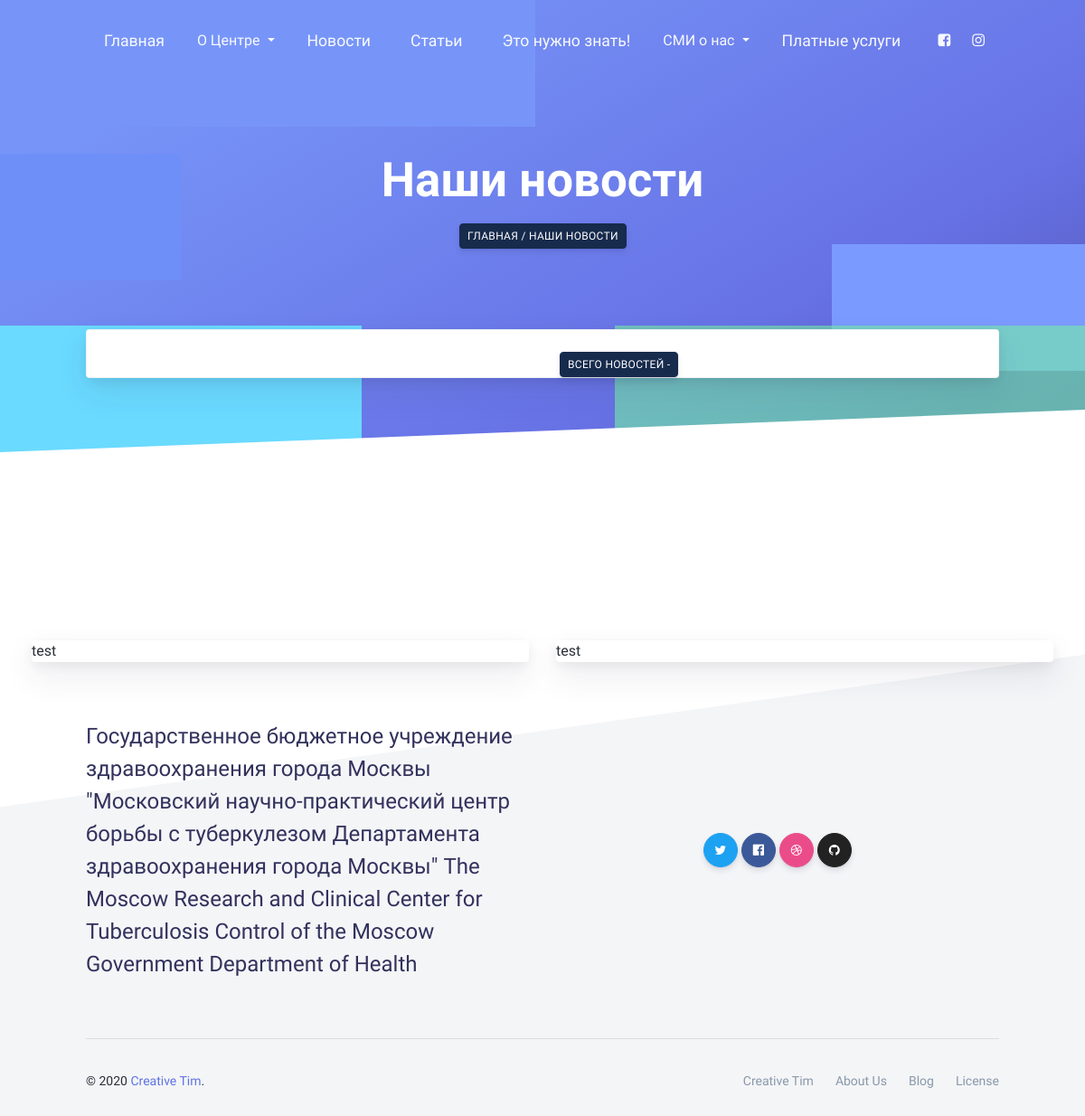
The page /news/ on the database as committed earlier.
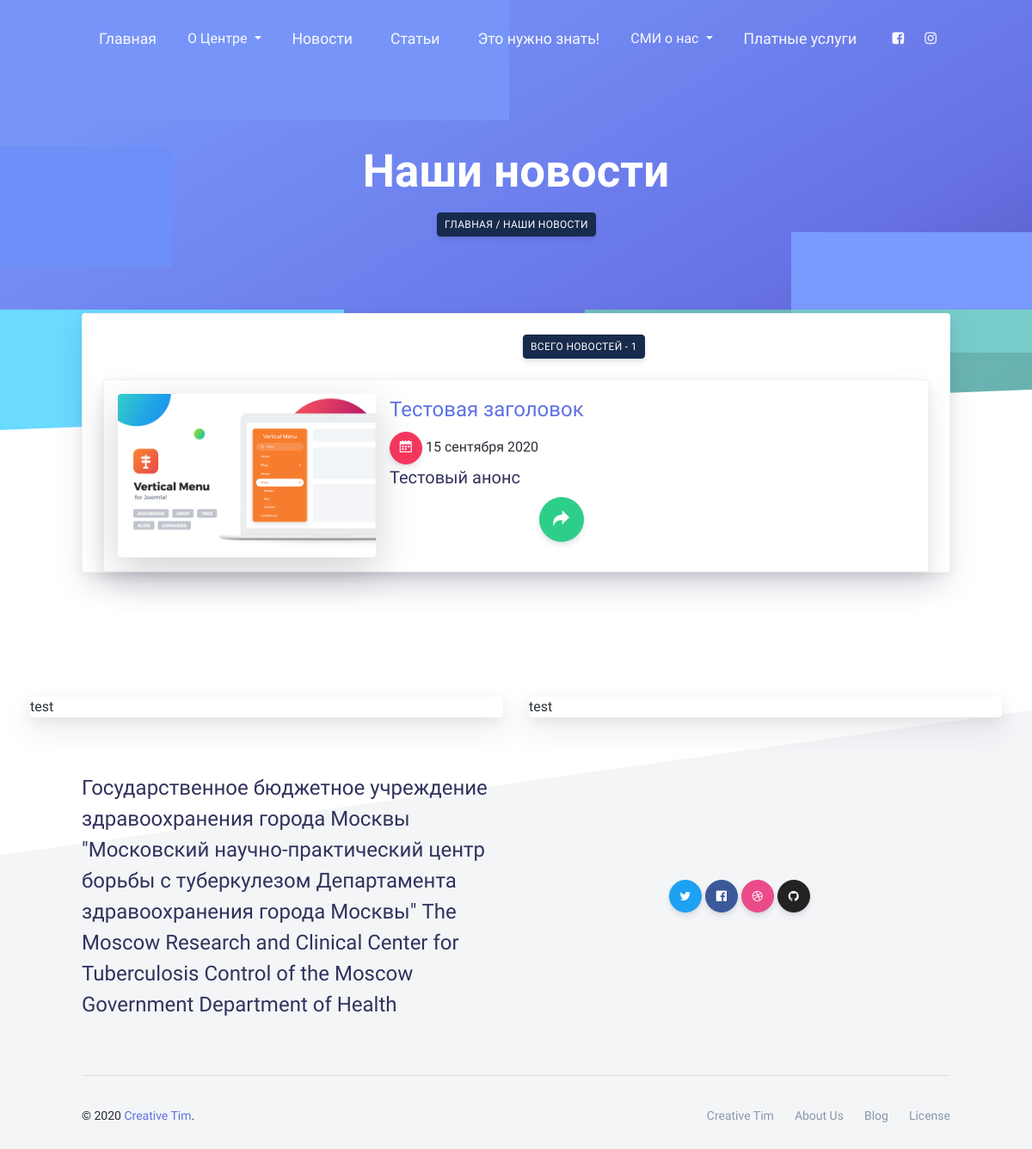
The same page on the database as committed later.
### news/models.py (models this page shows, shortened)
class GalleryNews(models.Model):
    image = models.ImageField(upload_to='photos/%Y/%m/%d/', verbose_name='Фото', blank=True)
    product = models.ForeignKey(News, on_delete=models.CASCADE, related_name='images')
    in_the_title = models.BooleanField(default=False, verbose_name='Заголовок')

class News(models.Model):
    title = models.CharField(max_length=150, verbose_name='Наименование')
    anons = models.TextField(blank=True, verbose_name='Анонс')
    content = models.TextField(blank=True, verbose_name='Контент')
    created_at = models.DateTimeField(auto_now_add=True, verbose_name='Дата публикации')
    is_published = models.BooleanField(default=True, verbose_name='Опубликовать')
    class Meta:
        verbose_name = 'Новость'
        verbose_name_plural = 'Новости'
        ordering = ['-created_at']

### news/views.py (the view)
def index(request):
    news = News.objects.all()
    image = GalleryNews.objects.filter(in_the_title=1)
    context = {
        'news': news,
        'image': image,
        'title': 'Наши новости',
    }
    return render(request, 'news/index.html', context=context)

### news/templates/news/index.html (shortened to what this page needs)
{% extends 'base.html' %}
{% block content %}
{% include 'inc/_headlist.html' %}
       <section class="section">
      <div class="container">
        <div class="card card-profile shadow mt--200">
          <div class="px-4">
            <div class="row justify-content-center">
              <div class="col-lg-4 order-lg-3 text-lg-right align-self-lg-center">
                <div class="card-profile-actions py-4 mt-lg-0">
                    <a href="#" class="btn btn-sm btn-default float-right">
                      Всего новостей -
                      {% if news %}
                          {{ news|length }}
                      {% endif %}
                  </a>
                </div>
              </div>
            </div>
            <div>
              {% for i in news %}
                   <div class="card shadow card-lift--hover posts-blk mt-4 p-3">
                        <div class="d-md-flex">
                            <div class="img-title d-md-flex align-items-center justify-content-center">
                                {% for j in image %}
                                    {% if j.product_id == i.id %}
                                      <img alt="" src="{{ j.image.url }}" class="img-fluid rounded shadow-lg" width="300px">
                                    {% endif %}
                                {% endfor %}
                            </div>
                            <div class="ml-3">
                                <h4 class="text-primary">{{ i.title }}</h4>
                                <div class="date">
                                    <button class="btn btn-danger btn-icon-only rounded-circle" type="button">
                                        <span class="btn-inner--icon"><i class="ni ni-calendar-grid-58"></i></span>
                                    </button>
                                        <span class="btn-inner--text">{{ i.created_at|date:"d E Y" }}</span>
                                </div>
                                <h5>{{ i.anons }}</h5>
                                    <div class="text-right">
                                        <a href="#">
                                          <button class="btn btn-lg btn-success btn-icon-only rounded-circle" type="button">
                                            <span class="btn-inner--icon"><i class="ni ni-curved-next"></i></span>
                                          </button>
                                        </a>
                                    </div>
                            </div>
                        </div>
                   </div>
               {% endfor %}
            </div>
          </div>
        </div>
      </div>
    </section>
{% endblock %}

Rows that differ between the two databases and show on the page:
added News: title "Тестовая заголовок", created_at "15 сентября 2020", anons "Тестовый анонс"
added GalleryNews: image (picture)
Other text that changed with them:
{{ news|length }}: (not shown) → "1"
